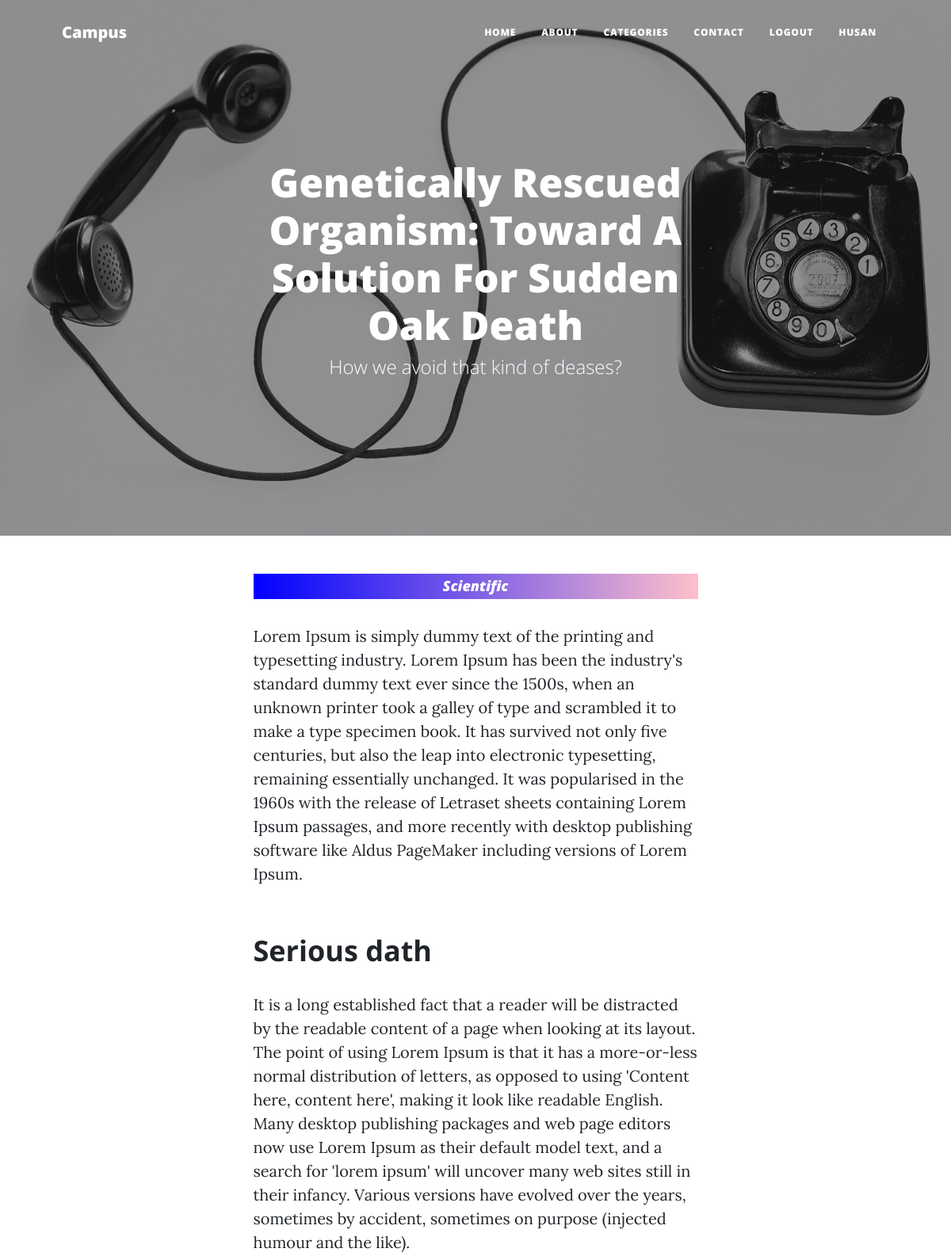
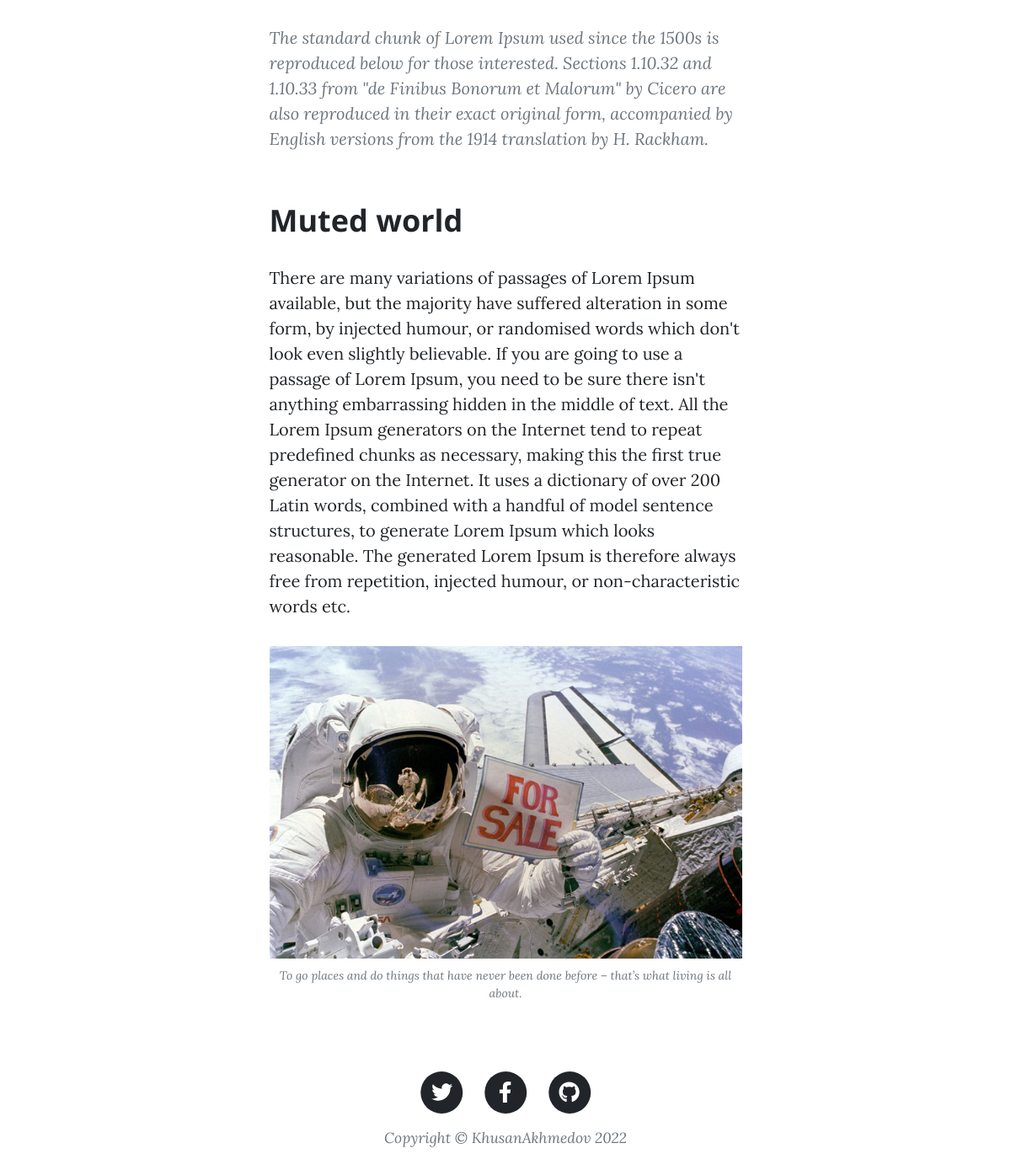
Screenshot of /1/post/ (signed in) with the database file from the repository (2 pictures, top to bottom).
### apps/portfolio/models.py (models this page shows, shortened)
class User(AbstractUser):
    pass

class Post(models.Model):
    class Meta:
        verbose_name = "My Post"
        verbose_name_plural = "My Posts"
    main_heading = models.CharField(max_length=200)
    sub_heading = models.CharField(max_length=150)
    date_post = models.CharField(max_length=100)
    post_text_1 = models.TextField()
    image_2 = models.ImageField(blank=True)
    post_heading_1 = models.CharField(max_length=100)
    post_text_2 = models.TextField()
    muted_text_1 = models.TextField()
    image_3 = models.ImageField(blank=True)
    post_heading_2 = models.CharField(max_length=100)
    post_text_3 = models.TextField()
    image = models.ImageField(blank=True)
    category = models.ForeignKey(
        "Category", blank=True, null=True, on_delete=models.CASCADE)
    name_blog = models.CharField(max_length=60)
    min_read = models.IntegerField(default=5)

class Category(models.Model):
    class Meta:
        verbose_name = "Category"
        verbose_name_plural = "Category Section"
    name = models.CharField(max_length=100)
    image = models.ImageField()
    def __str__(self):
        return self.name

### apps/portfolio/views.py (the view)
# urls.py: path('<int:pk>/post/', views.post, name='post'),
def post(request, pk):
    post = models.Post.objects.get(id=pk)
    context = {"post": post}
    return render(request, 'pages/post.html', context)

### templates/pages/post.html (shortened to what this page needs)
{% extends 'layouts/base.html' %} {% block title %}posts{% endblock title %}
{% load static %}
{% block content %}
<header class="masthead" style="background-image: url({{ post.image.url }})">
  <div class="container position-relative px-4 px-lg-5">
    <div class="row gx-4 gx-lg-5 justify-content-center">
      <div class="col-md-10 col-lg-8 col-xl-7">
        <div class="site-heading">
          <h1 style="font-size: 50px">{{ post.main_heading }}</h1>
          <span class="subheading">{{ post.sub_heading }}</span>
        </div>
      </div>
    </div>
  </div>
</header>
<article class="mb-4">
  <div class="container px-4 px-lg-5">
    <div class="row gx-4 gx-lg-5 justify-content-center">
      <div class="col-md-10 col-lg-8 col-xl-7">
        <h2 style="font-style: italic; font-size: 18px !important; background-image: linear-gradient(to right, blue, pink); color: white; padding: 5px 5px; text-align: center;">{{ post.category }}</h2>
        <p>
         {{ post.post_text_1 }}
        </p>
        <h2 class="section-heading">{{ post.post_heading_1 }}</h2>
        <p>
          {{ post.post_text_2 }}
        </p>
        <blockquote class="blockquote">
          {{ post.muted_text_1 }}
        </blockquote>
        <h2 class="section-heading">{{ post.post_heading_2 }}</h2>
        <p>
          {{ post.post_text_3 }}
        </p>
        <a href="#!"
          ><img
            class="img-fluid"
            src="{% static 'assets/img/post-sample-image.jpg' %}"
            alt="..."
        /></a>
        <span class="caption text-muted"
          >To go places and do things that have never been done before – that’s
          what living is all about.</span
        >
      </div>
    </div>
  </div>
</article>
{% endblock content %}

### templates/includes/navigation.html (shortened to what this page needs)
{% load static %}
<link href="{% static 'css/styles.css' %}" rel="stylesheet" />
<nav class="navbar navbar-expand-lg navbar-light" id="mainNav">
  <div class="container px-4 px-lg-5 nav">
    <a class="navbar-brand" href="{% url 'blog:home' %}">Campus</a>
    <div class="collapse navbar-collapse" id="navbarResponsive">
      <ul class="navbar-nav ms-auto py-4 py-lg-0">
        <li class="nav-item">
          <a class="nav-link px-lg-3 py-3 py-lg-4" href="{% url 'blog:home' %}">Home</a>
        </li>
        <li class="nav-item">
          <a class="nav-link px-lg-3 py-3 py-lg-4" href="{% url 'blog:about' %}">About</a>
        </li>
        <li class="nav-item">
          <a class="nav-link px-lg-3 py-3 py-lg-4" href="{% url 'blog:category' %}"
            >Categories</a
          >
        </li>
        <li class="nav-item">
          <a class="nav-link px-lg-3 py-3 py-lg-4" href="{% url 'blog:contact' %}"
            >Contact</a
          >
        </li>
        {% if request.user.is_authenticated %}
        <li class="nav-item">
          <a class="nav-link px-lg-3 py-3 py-lg-4" href="{% url 'blog:logout' %}"
            >Logout</a
          >
        </li>
        <li class="nav-item scroll">
          <a class="nav-link px-lg-3 py-3 py-lg-4" href="#"
            >{{ request.user.username }}</a
          >
        </li>
        {% endif %}
      </ul>
    </div>
  </div>
</nav>

### templates/includes/navigation.html (style rules this page uses)
.navbar { display: none !important; }
.anime { display: block !important; }

### templates/pages/post.html (style rules this page uses)
* { padding: 0; margin: 0 }
body { overflow-y: hidden !important; }
.overflow { overflow-y: scroll !important; }

### rows the page displays
User: user.username "HUSAN"
Post: image (picture), main_heading "Genetically Rescued Organism: Toward A Solution For Sudden Oak Death", sub_heading "How we avoid that kind of deases?", category "Scientific", post_text_1 "Lorem Ipsum is simply dummy text of the printing and typesetting industry. Lorem Ipsum has been the industry's standard dummy text ever since the 1500s, when an unknown printer took a galley of type and scrambled it to make a type specimen book. It has survived not only five centuries, but also the leap into electronic typesetting, remaining essentially unchanged. It was popularised in the 1960s with the release of Letraset sheets containing Lorem Ipsum passages, and more recently with desktop publishing software like Aldus PageMaker including versions of Lorem Ipsum.", post_heading_1 "Serious dath", post_text_2 "It is a long established fact that a reader will be distracted by the readable content of a page when looking at its layout. The point of using Lorem Ipsum is that it has a more-or-less normal distribution of letters, as opposed to using 'Content here, content here', making it look like readable English. Many desktop publishing packages and web page editors now use Lorem Ipsum as their default model text, and a search for 'lorem ipsum' will uncover many web sites still in their infancy. Various versions have evolved over the years, sometimes by accident, sometimes on purpose (injected humour and the like).", muted_text_1 "The standard chunk of Lorem Ipsum used since the 1500s is reproduced below for those interested. Sections 1.10.32 and 1.10.33 from \"de Finibus Bonorum et Malorum\" by Cicero are also reproduced in their exact original form, accompanied by English versions from the 1914 translation by H. Rackham.", post_heading_2 "Muted world", post_text_3 "There are many variations of passages of Lorem Ipsum available, but the majority have suffered alteration in some form, by injected humour, or randomised words which don't look even slightly believable. If you are going to use a passage of Lorem Ipsum, you need to be sure there isn't anything embarrassing hidden in the middle of text. All the Lorem Ipsum generators on the Internet tend to repeat predefined chunks as necessary, making this the first true generator on the Internet. It uses a dictionary of over 200 Latin words, combined with a handful of model sentence structures, to generate Lorem Ipsum which looks reasonable. The generated Lorem Ipsum is therefore always free from…"
